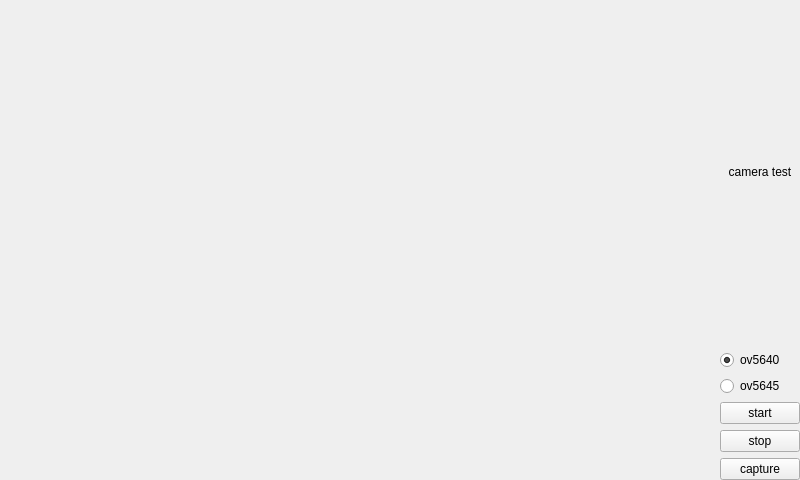
<?xml version="1.0" encoding="UTF-8"?>
<ui version="4.0">
 <class>Widget</class>
 <widget class="QWidget" name="Widget">
  <property name="geometry">
   <rect>
    <x>0</x>
    <y>0</y>
    <width>800</width>
    <height>480</height>
   </rect>
  </property>
  <property name="minimumSize">
   <size>
    <width>800</width>
    <height>480</height>
   </size>
  </property>
  <property name="maximumSize">
   <size>
    <width>800</width>
    <height>480</height>
   </size>
  </property>
  <property name="windowTitle">
   <string>Widget</string>
  </property>
  <layout class="QGridLayout" name="gridLayout">
   <property name="leftMargin">
    <number>0</number>
   </property>
   <property name="topMargin">
    <number>0</number>
   </property>
   <property name="rightMargin">
    <number>0</number>
   </property>
   <property name="bottomMargin">
    <number>0</number>
   </property>
   <item row="0" column="0">
    <layout class="QHBoxLayout" name="horizontalLayout_2">
     <item>
      <widget class="QLabel" name="showImg">
       <property name="minimumSize">
        <size>
         <width>640</width>
         <height>480</height>
        </size>
       </property>
       <property name="maximumSize">
        <size>
         <width>640</width>
         <height>480</height>
        </size>
       </property>
       <property name="text">
        <string/>
       </property>
       <property name="pixmap">
        <pixmap resource="img.qrc">:/camera</pixmap>
       </property>
       <property name="alignment">
        <set>Qt::AlignCenter</set>
       </property>
       <property name="wordWrap">
        <bool>false</bool>
       </property>
      </widget>
     </item>
     <item>
      <spacer name="horizontalSpacer">
       <property name="orientation">
        <enum>Qt::Horizontal</enum>
       </property>
       <property name="sizeHint" stdset="0">
        <size>
         <width>40</width>
         <height>20</height>
        </size>
       </property>
      </spacer>
     </item>
     <item>
      <layout class="QVBoxLayout" name="verticalLayout">
       <item>
        <layout class="QVBoxLayout" name="verticalLayout_2">
         <item>
          <widget class="QLabel" name="label">
           <property name="text">
            <string>camera test</string>
           </property>
           <property name="alignment">
            <set>Qt::AlignCenter</set>
           </property>
          </widget>
         </item>
         <item>
          <widget class="QRadioButton" name="radio5640">
           <property name="text">
            <string>ov5640</string>
           </property>
           <property name="checked">
            <bool>true</bool>
           </property>
           <attribute name="buttonGroup">
            <string notr="true">buttonGroup</string>
           </attribute>
          </widget>
         </item>
         <item>
          <widget class="QRadioButton" name="radio5645">
           <property name="text">
            <string>ov5645</string>
           </property>
           <attribute name="buttonGroup">
            <string notr="true">buttonGroup</string>
           </attribute>
          </widget>
         </item>
        </layout>
       </item>
       <item>
        <widget class="QPushButton" name="ptnStart">
         <property name="text">
          <string>start</string>
         </property>
        </widget>
       </item>
       <item>
        <widget class="QPushButton" name="ptnStop">
         <property name="text">
          <string>stop</string>
         </property>
        </widget>
       </item>
       <item>
        <widget class="QPushButton" name="ptnCap">
         <property name="text">
          <string>capture</string>
         </property>
        </widget>
       </item>
      </layout>
     </item>
    </layout>
   </item>
  </layout>
 </widget>
 <layoutdefault spacing="6" margin="11"/>
 <resources>
  <include location="img.qrc"/>
 </resources>
 <connections/>
 <buttongroups>
  <buttongroup name="buttonGroup"/>
 </buttongroups>
</ui>
